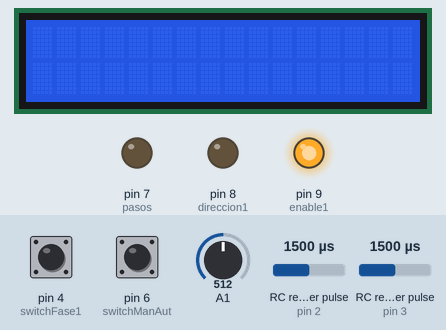
Simulated run of this sketch. Board: Arduino Uno, built with avr-gcc and run on an emulated ATmega328P. On the bench: 16×2 character LCD, output pins drawn as LEDs (lit = HIGH). Wiring (inferred from the names in the program): 2 × RC receiver channel: data pin 2 / data pin 3. Dashed ring = blinking. The test bench sets the inputs (shaded band); at power-on: pin 6 (switchManAut) LOW, pin 4 (switchFase1) LOW, A1 = 512, RC receiver pulse (sensors on pin 2, pin 3) 1500 µs. What the sketch prints to the serial monitor is not drawn.

Above: at 1.3 s.
1.4 s: pin 6 (switchManAut) pulled HIGH for 0.15 s
At 3.3 s:
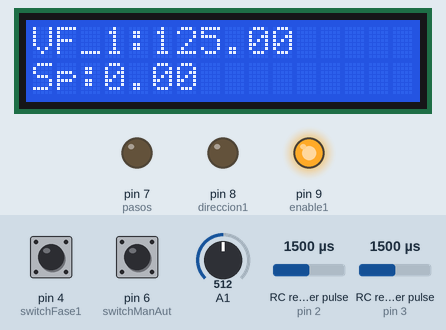
3.6 s: pin 4 (switchFase1) pulled HIGH for 1 s
At 4.68 s:
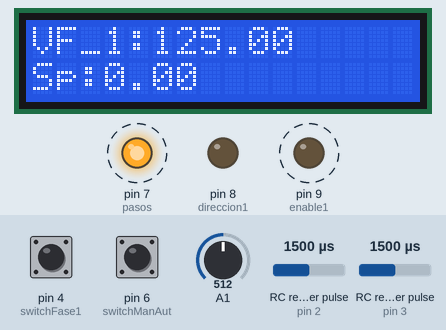
6.3 s: pin 4 (switchFase1) pulled HIGH for 0.15 s
At 7.8 s:
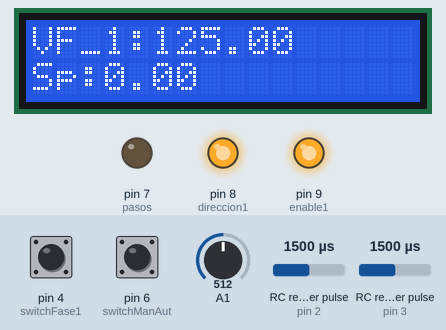
8.4 s: A1 set to 418
11.4 s: A1 set to 395
12.9 s: pin 6 (switchManAut) pulled HIGH for 0.15 s
At 13.48 s:
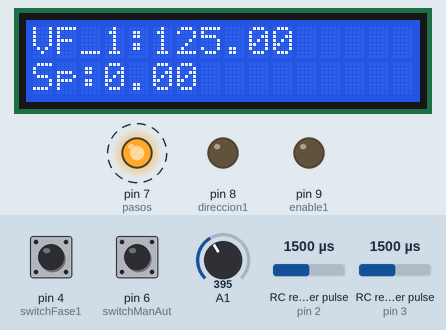
Timing chart, 0 to 15.9 s (numbered marks = the images above; inputs shaded):
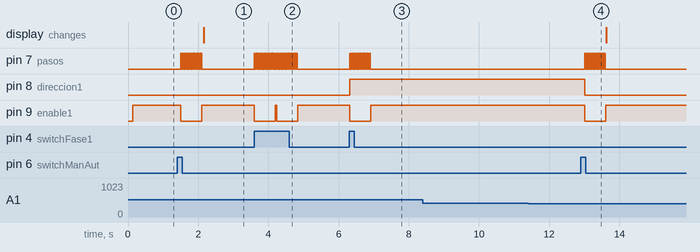

The sketch:

Autotrafo_V1.2.ino
```cpp
#include <LiquidCrystal_I2C.h>
LiquidCrystal_I2C lcd(0x27,16,2);//Direccion de LCD
#include <Wire.h>

float setPointFase1, setPointFase2, setPointFase3, Fase1, Fase2, Fase3;

int lectura1, lectura2, lectura3, i;

//  int CanalA = 2;
//  int CanalB = 3;

  int switchFase1 = 4;
//  int switchFase2 = 5;
//  int switchFase3 = 6;

  int switchManAut = 6;

  int pasos = 7;

  int direccion1 = 8;
  int enable1 = 9;

//  int direccion2 = 10;
//  int enable2 = 11;

//  int direccion3 = 12;
//  int enable3 = 13;

  //----Configuraciones del encoder----

const int channelPinA = 2;
const int channelPinB = 3;

const int timeThreshold = 20;
long timeCounter = 0;

const int maxSteps = 1024;
volatile int ISRCounter = 0;
volatile int ISRCounterM = 0;
int counter = 0;
int ISRCounterMPrev;

volatile int IsCW = 1;

//  unsigned char estadoCanalA;
//  unsigned char estadoCanalB;
//  unsigned char estadoPrevioCanalA = 0;
//
//  const int maxPasos = 1023;
//  int valorPrevio;
//  int valor;
//  int valorPrevio1;
//  int valor1;

//  const int tiempoLimite = 5;
//  unsigned long tiempoActual;
//  unsigned long tiempoBucle;

//  bool sentidoReloj = true;

  //-------------------------------------

  void leerEncoder();
  void setPoint();
  void leerTension();
  void ajuste();
  void cotrolManual();
  void mostrarPatallaA();
  void mostrarPatallaM();


void setup() {
   //-------------Config LCD-------------//

    lcd.init();
    lcd.begin(16,2);
    lcd.clear();
    lcd.backlight();// Indicamos medidas de LCD
    Wire.begin(); //configura el bus I2C estableciendo arduino como MASTER

  // put your setup code here, to run once:
//  pinMode(CanalA, INPUT);
//  pinMode(CanalB, INPUT);

  pinMode(switchFase1, INPUT);
  //pinMode(switchFase2, INPUT);
  //pinMode(switchFase3, INPUT);

  pinMode(switchManAut, INPUT);

  Serial.begin(9600);

  pinMode(pasos, OUTPUT);

  pinMode(enable1, OUTPUT);
  pinMode(direccion1, OUTPUT);

  //pinMode(enable2, OUTPUT);
  //pinMode(direccion2, OUTPUT);

  //pinMode(enable3, OUTPUT);
  //pinMode(direccion3, OUTPUT);


  digitalWrite(enable1, HIGH);
  //digitalWrite(enable2, HIGH);
  //digitalWrite(enable3, HIGH);

  //----Configuraciones del encoder----

//  tiempoActual = millis();
//  tiempoBucle = tiempoActual;
//  valor = 0;
//  valorPrevio = 0;

   pinMode(channelPinA, INPUT_PULLUP);
   Serial.begin(9600);
   attachInterrupt(digitalPinToInterrupt(channelPinA), doEncodeA, CHANGE);
   attachInterrupt(digitalPinToInterrupt(channelPinB), doEncodeB, CHANGE);

  //----------------------------------

}

void loop() {

  if(digitalRead(switchManAut)){

    setPoint();

    leerTension();

    ajuste();

    mostrarPatallaA();

  }

  else{

    controlManual();

    leerTension();

    mostrarPatallaM();

  }

}


void setPoint(){

  //----Codigo para leer el encoder------------------------------

  if (counter != ISRCounter)
   {
      counter = ISRCounter;
      Serial.println(counter);
   }
   delay(100);


  //Dependiendo los switch activos el valor se asiganara al setPoint correspoediente

  if(digitalRead(switchFase1)){
    setPointFase1 = counter * 250.0 / 1024.0;
  }

/*  if(digitalRead(switchFase2)){
    setPointFase2 = valor * 250.0 / 1024.0;
  }

  if(digitalRead(switchFase3)){
    setPointFase3 = valor * 250.0 / 1024.0;
  }*/

  //------------------------------------------------------------


}

void leerTension(){

  lectura1 = analogRead(1);
//  lectura2 = analogRead(2);
//  lectura3 = analogRead(3);

  Fase1 = lectura1 * 250.0 / 1024.0;
//  Fase2 = lectura2 * 250.0 / 1024.0;
//  Fase3 = lectura3 * 250.0 / 1024.0;


}

void ajuste(){
  float LimSup1 , LimInf1; // Corresponde a Fase 1
  LimSup1 = setPointFase1*1.01 ; // Limite Superior de seteo
  LimInf1 = setPointFase1*0.99 ; // Limite Inferior de seteo

  if( Fase1 < LimInf1 || Fase1 > LimSup1  ){
    if( Fase1 < LimInf1 && Fase1 < 250 ){
      digitalWrite(enable1, LOW);
      digitalWrite(direccion1, HIGH);
      for(i=0; i<30; i++){
        digitalWrite(pasos, HIGH);
        delay(10);
        digitalWrite(pasos, LOW);
        delay(10);
      }
    }
    if( Fase1 > LimSup1 && Fase1 > 0.0 ){
      digitalWrite(enable1, LOW);
      digitalWrite(direccion1, LOW);
      for(i=0; i<30; i++){
        digitalWrite(pasos, HIGH);
        delay(10);
        digitalWrite(pasos, LOW);
        delay(10);
      }
    }

    digitalWrite(enable1, HIGH);

  }


/*  if( Fase2 != setPointFase2 ){
    if( Fase2 < setPointFase1 && Fase2 < 250.0 ){
      digitalWrite(enable2, LOW);
      digitalWrite(direccion2, HIGH);
      for(i=0; i<30; i++){
        digitalWrite(pasos, HIGH);
        delay(10);
        digitalWrite(pasos, LOW);
        delay(10);
      }
    }
    if( Fase2 > setPointFase2 && Fase2 > 0.0 ){
      digitalWrite(enable2, LOW);
      digitalWrite(direccion2, LOW);
      for(i=0; i<30; i++){
        digitalWrite(pasos, HIGH);
        delay(10);
        digitalWrite(pasos, LOW);
        delay(10);
      }
    }

    digitalWrite(enable2, HIGH);

  }


  if( Fase3 != setPointFase3 ){
    if( Fase3 < setPointFase3 && Fase3 < 250.0 ){
      digitalWrite(enable3, LOW);
      digitalWrite(direccion3, HIGH);
      for(i=0; i<30; i++){
        digitalWrite(pasos, HIGH);
        delay(10);
        digitalWrite(pasos, LOW);
        delay(10);
      }
    }
    if( Fase3 > setPointFase3 && Fase3 > 0.0 ){
      digitalWrite(enable3, LOW);
      digitalWrite(direccion3, LOW);
      for(i=0; i<30; i++){
        digitalWrite(pasos, HIGH);
        delay(10);
        digitalWrite(pasos, LOW);
        delay(10);
      }
    }

     digitalWrite(enable3, HIGH);

  }*/


}


void controlManual(){

   //----Codigo para leer el encoder------------------------------


  //-------------------------------------------------------------

  if(ISRCounterM != ISRCounterMPrev){

    if(IsCW == 1){

      if(digitalRead(switchFase1)){

        digitalWrite(enable1, LOW);
        digitalWrite(direccion1, HIGH);

       for(i=0; i<30; i++){
        digitalWrite(pasos, HIGH);
        delay(10);
        digitalWrite(pasos, LOW);
        delay(10);
       }

      }

/*      if(digitalRead(switchFase2)){

        digitalWrite(enable2, LOW);
        digitalWrite(direccion2, HIGH);

        digitalWrite(pasos, HIGH);
        delay(10);
        digitalWrite(pasos, LOW);
        delay(10);
      }

      if(digitalRead(switchFase3)){

        digitalWrite(enable3, LOW);
        digitalWrite(direccion3, HIGH);

        digitalWrite(pasos, HIGH);
        delay(10);
        digitalWrite(pasos, LOW);
        delay(10);
      }*/

    }

    else{

      if(digitalRead(switchFase1)){

        digitalWrite(enable1, LOW);
        digitalWrite(direccion1, LOW);

       for(i=0; i<30; i++){
        digitalWrite(pasos, HIGH);
        delay(10);
        digitalWrite(pasos, LOW);
        delay(10);
       }

      }

 /*     if(digitalRead(switchFase2)){

        digitalWrite(enable2, LOW);
        digitalWrite(direccion2, LOW);

        digitalWrite(pasos, HIGH);
        delay(10);
        digitalWrite(pasos, LOW);
        delay(10);
      }

      if(digitalRead(switchFase3)){

        digitalWrite(enable3, LOW);
        digitalWrite(direccion3, LOW);

        digitalWrite(pasos, HIGH);
        delay(10);
        digitalWrite(pasos, LOW);
        delay(10);
      }*/

    }

    digitalWrite(enable1, HIGH);
//    digitalWrite(enable2, HIGH);
//    digitalWrite(enable3, HIGH);

  }

  ISRCounterMPrev = ISRCounterM;

}

void mostrarPatallaA(){

  //lcd.clear();
  //lcd.setCursor(0,0);
  //lcd.print("AUTOMATICO");
  lcd.setCursor(0,0);
  lcd.print("VF_1:");
  lcd.print(Fase1);
  lcd.setCursor(0,1);
  lcd.print("Sp:");
  lcd.print(setPointFase1);

  /* Serial.println("AUTOMATICO");
  Serial.print("Tension Fase1: ");
  Serial.println(Fase1);
  Serial.print("Set Point Fase1: ");
  Serial.println(setPointFase1);
  Serial.println();


  Serial.print("Tension Fase2: ");
  Serial.println(Fase2);
  Serial.print("Set Point Fase2: ");
  Serial.println(setPointFase2);
  Serial.println();

  Serial.print("Tension Fase3: ");
  Serial.println(Fase3);
  Serial.print("Set Point Fase3: ");
  Serial.println(setPointFase3);
  Serial.println(); */

}

void mostrarPatallaM(){
  Serial.println("MANUAL");
  Serial.print("Tension Fase1: ");
  Serial.println(Fase1);
  Serial.println();


/*  Serial.print("Tension Fase2: ");
  Serial.println(Fase2);
  Serial.println();

  Serial.print("Tension Fase3: ");
  Serial.println(Fase3);
  Serial.println();*/

}


void doEncodeA()
{
   if (millis() > timeCounter + timeThreshold)
   {
      if (digitalRead(channelPinA) == digitalRead(channelPinB))
      {
         IsCW = 1;
         if (ISRCounter + 1 <= maxSteps) ISRCounter++;
         ISRCounterM++;
      }
      else
      {
         IsCW = 2;
         if (ISRCounter - 1 > 0) ISRCounter--;
         ISRCounterM--;
      }
      timeCounter = millis();
   }
}

void doEncodeB()
{
   if (millis() > timeCounter + timeThreshold)
   {
      if (digitalRead(channelPinA) != digitalRead(channelPinB))
      {
         IsCW = 1;
         if (ISRCounter + 1 <= maxSteps) ISRCounter++;
         ISRCounterM++;
      }
      else
      {
         IsCW = 2;
         if (ISRCounter - 1 > 0) ISRCounter--;
         ISRCounterM--;
      }
      timeCounter = millis();
   }
}
```

Measured:
- after the input at 1.4 s, pin 7 (pasos): alternates HIGH for 0.01 s and LOW for 0.01 s, 60 changes in all, then stays LOW, starting after 0.10 s; pin 9 (enable1): HIGH → LOW after 0.10 s, → HIGH 0.60 s later; the display: changes after 0.76 s (image 1)
- after the input at 3.6 s, pin 7 (pasos): alternates HIGH for 0.01 s and LOW for 0.01 s, 120 changes in all, then stays LOW, starting at once; pin 9 (enable1): alternates HIGH for 0.04 s and LOW for 0.60 s, 4 changes in all, then stays HIGH, starting at once
- after the input at 6.3 s, pin 7 (pasos): alternates HIGH for 0.01 s and LOW for 0.01 s, 60 changes in all, then stays LOW, starting at once; pin 8 (direccion1): LOW → HIGH at once; pin 9 (enable1): HIGH → LOW at once, → HIGH 0.60 s later
- after the input at 8.4 s, every drawn part: stays the same
- after the input at 11.4 s, every drawn part: stays the same
- after the input at 12.9 s, pin 7 (pasos): alternates HIGH for 0.01 s and LOW for 0.01 s, 60 changes in all, then stays LOW, starting after 0.11 s; pin 8 (direccion1): HIGH → LOW after 0.11 s; pin 9 (enable1): HIGH → LOW after 0.11 s, → HIGH 0.60 s later
